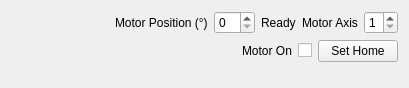
<?xml version="1.0" encoding="UTF-8"?>
<ui version="4.0">
 <class>ESPAxisPanel</class>
 <widget class="QWidget" name="ESPAxisPanel">
  <property name="geometry">
   <rect>
    <x>0</x>
    <y>0</y>
    <width>409</width>
    <height>88</height>
   </rect>
  </property>
  <property name="windowTitle">
   <string>Form</string>
  </property>
  <layout class="QVBoxLayout" name="verticalLayout">
   <item>
    <layout class="QHBoxLayout" name="horizontalLayout">
     <item>
      <spacer name="horizontalSpacer">
       <property name="orientation">
        <enum>Qt::Horizontal</enum>
       </property>
       <property name="sizeHint" stdset="0">
        <size>
         <width>40</width>
         <height>20</height>
        </size>
       </property>
      </spacer>
     </item>
     <item>
      <widget class="QLabel" name="lPos">
       <property name="text">
        <string>Motor Position (°)</string>
       </property>
      </widget>
     </item>
     <item>
      <widget class="SpinBox" name="sbPosition"/>
     </item>
     <item>
      <widget class="QLabel" name="labelMoving">
       <property name="text">
        <string>Ready</string>
       </property>
      </widget>
     </item>
     <item>
      <widget class="QLabel" name="lAxis">
       <property name="text">
        <string>Motor Axis</string>
       </property>
      </widget>
     </item>
     <item>
      <widget class="QSpinBox" name="sbAxis">
       <property name="minimum">
        <number>1</number>
       </property>
       <property name="maximum">
        <number>3</number>
       </property>
      </widget>
     </item>
    </layout>
   </item>
   <item>
    <layout class="QHBoxLayout" name="horizontalLayout_2">
     <item>
      <spacer name="horizontalSpacer_2">
       <property name="orientation">
        <enum>Qt::Horizontal</enum>
       </property>
       <property name="sizeHint" stdset="0">
        <size>
         <width>40</width>
         <height>20</height>
        </size>
       </property>
      </spacer>
     </item>
     <item>
      <widget class="QLabel" name="lOn">
       <property name="text">
        <string>Motor On</string>
       </property>
      </widget>
     </item>
     <item>
      <widget class="QCheckBox" name="cbOn">
       <property name="text">
        <string/>
       </property>
      </widget>
     </item>
     <item>
      <widget class="QPushButton" name="bSetHome">
       <property name="text">
        <string>Set Home</string>
       </property>
      </widget>
     </item>
    </layout>
   </item>
   <item>
    <spacer name="verticalSpacer">
     <property name="orientation">
      <enum>Qt::Vertical</enum>
     </property>
     <property name="sizeHint" stdset="0">
      <size>
       <width>20</width>
       <height>40</height>
      </size>
     </property>
    </spacer>
   </item>
  </layout>
 </widget>
 <customwidgets>
  <customwidget>
   <class>SpinBox</class>
   <extends>QSpinBox</extends>
   <header>pyqtgraph</header>
  </customwidget>
 </customwidgets>
 <resources/>
 <connections/>
</ui>
